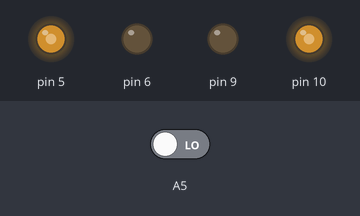
This sketch was run on a simulated Arduino Uno, built with avr-gcc and run on an emulated ATmega328P. Shown: output pins drawn as LEDs (lit = HIGH). Dashed ring = blinking. Inputs (shaded band) come from the test bench; at power-on: A5 LOW.

Above: at 1.2 s.
1.3 s: A5 driven HIGH
At 1.5 s:
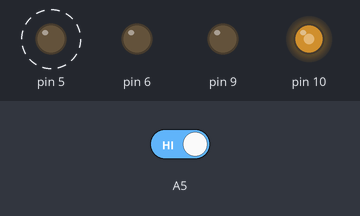
At 2.3 s:
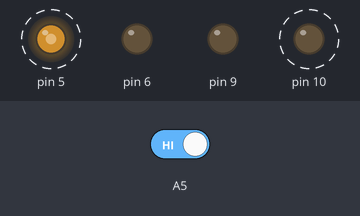
4.3 s: A5 driven LOW
At 5.5 s:
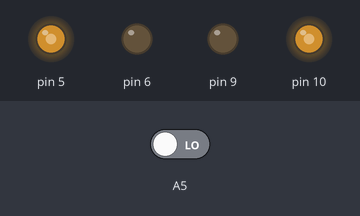
Timing chart, 0 to 7.3 s (numbered marks = the images above; inputs shaded):
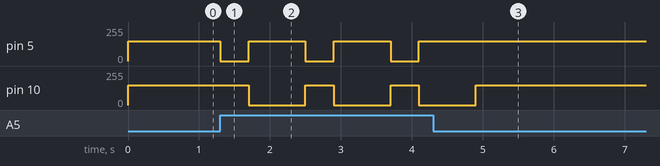

The sketch:

car_line_follower_one_ir.ino
```cpp
int s = 0;
void setup()
{
  // put your setup code here, to run once:
  pinMode(A5, INPUT);
  pinMode(5, OUTPUT);
  pinMode(6, OUTPUT);
  pinMode(9, OUTPUT);
  pinMode(10, OUTPUT);
}

void loop()
{
  // put your main code here, to run repeatedly:
  s = digitalRead(A5);
  while (s == 0)
  {
    analogWrite(10, 150);
    analogWrite(9, 0);
    analogWrite(6, 0);
    analogWrite(5, 150);
    s = digitalRead(A5);
    if (s == 1)
      break;
  }
  while (s == 1)
  {
    analogWrite(10, 150);
    analogWrite(9, 0);
    analogWrite(6, 0);
    analogWrite(5, 0);
    s = digitalRead(A5);
    if (s == 0)
      break;
    delay(400);
    analogWrite(10, 0);
    analogWrite(9, 0);
    analogWrite(6, 0);
    analogWrite(5, 150);
    s = digitalRead(A5);
    if (s == 0)
      break;
    delay(800);
  }
}
```

Measured:
- after the input at 1.3 s, pin 5: alternates 150/255 for 0.80 s and 0/255 for 0.40 s, starting at once; pin 10: alternates 150/255 for 0.40 s and 0/255 for 0.80 s, starting after 0.40 s
- after the input at 4.3 s, pin 5: stops changing and stays 150/255; pin 10: goes on until 4.9 s, then stays 150/255
